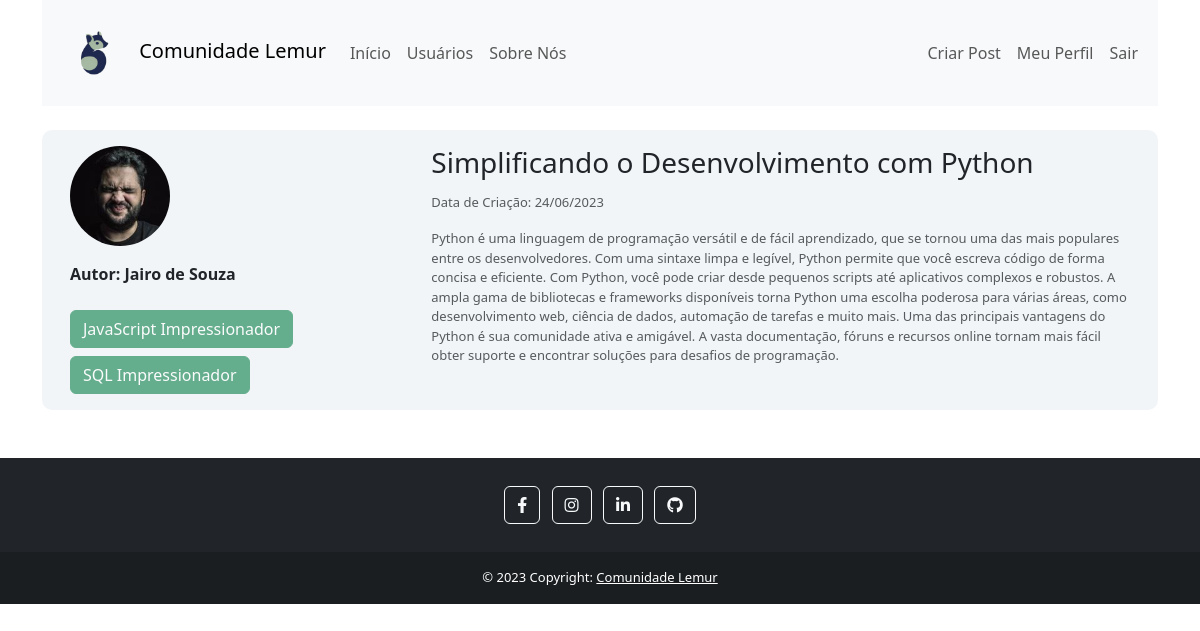
The app's page /post/3 (signed in) with its own data.
### comunidadelemur/models.py (models this page shows, shortened)
class Usuario(database.Model, UserMixin):
    id = database.Column(database.Integer, primary_key=True)
    username = database.Column(database.String, nullable=False)
    email = database.Column(database.String, nullable=False, unique=True)
    senha = database.Column(database.String, nullable=False)
    foto_perfil = database.Column(database.String, default='default.jpg')
    post = database.relationship('Post', backref='autor', lazy=True)
    cursos = database.Column(database.String, nullable=False, default='Não Informado')

class Post(database.Model):
    id = database.Column(database.Integer, primary_key=True)
    titulo = database.Column(database.String, nullable=False)
    corpo = database.Column(database.Text, nullable=False)
    data_criacao = database.Column(database.DateTime, nullable=False, default=datetime.utcnow)
    id_usuario = database.Column(database.Integer, database.ForeignKey('usuario.id'), nullable=False)

### comunidadelemur/routes.py (the view)
@app.route('/post/<post_id>', methods=['GET', 'POST'])
@login_required
def exibir_post(post_id):
    post = Post.query.get(post_id)
    if current_user == post.autor:
        form = FormEditarPost()
        if request.method == 'GET':
            form.titulo.data = post.titulo
            form.corpo.data = post.corpo
        elif form.validate_on_submit():
            post.titulo = form.titulo.data
            post.corpo = form.corpo.data
            database.session.commit()
            flash('Post atualizado com sucesso!', 'alert-success')
            return redirect(url_for('home'))
    else:
        form = None
    return render_template('post.html', post=post, form=form)

### comunidadelemur/models.py (called while the page is built)
@login_manager.user_loader
def load_usuario(id_usuario):
    return Usuario.query.get(int(id_usuario))

### comunidadelemur/templates/post.html (shortened to what this page needs)
{% extends 'base.html' %}
{% block body %}
    <div class="container mt-4">
            <div class="row mt-4 p-3 post">
                <div class="col col-4">
                    <div class="image pe-3">
                        <img src="{{ url_for('static', filename='fotos_perfil/{}'.format(post.autor.foto_perfil))}}" class="rounded-circle mb-3" width="100"><br>
                        <strong>Autor: {{post.autor.username}}</strong>
                        <div class="row mt-3">
                            <div class="col">
                                {% for curso in post.autor.cursos.split(';') %}
                                    <button type="button" class="btn btn-success mt-2" disabled>{{ curso }}</button>
                                {% endfor %}
                            </div>
                        </div>
                    </div>
                </div>
                <div class="col col-8">
                    <h3 class="mb-3">{{post.titulo}}
                        <small style="font-size: 13px;" class="text-muted" > <br> Data de Criação: {{ post.data_criacao.strftime('%d/%m/%Y') }}
                    </h3>
                    <p>{{post.corpo}}</p>
                </div>
            </div>
    </div>
{% endblock %}

### comunidadelemur/static/main.css (style rules this page uses)
.post { background-color:#f2f5f8 ; border-radius: 10px; }

### records on screen
Usuario: foto_perfil (picture), autor.username "Jairo de Souza"
Post: titulo "Simplificando o Desenvolvimento com Python", data_criacao "24/06/2023", corpo "Python é uma linguagem de programação versátil e de fácil aprendizado, que se tornou uma das mais populares entre os desenvolvedores. Com uma sintaxe limpa e legível, Python permite que você escreva código de forma concisa e eficiente. Com Python, você pode criar desde pequenos scripts até aplicativos complexos e robustos. A ampla gama de bibliotecas e frameworks disponíveis torna Python uma escolha poderosa para várias áreas, como desenvolvimento web, ciência de dados, automação de tarefas e muito mais. Uma das principais vantagens do Python é sua comunidade ativa e amigável. A vasta documentação, fóruns e recursos online tornam mais fácil obter suporte e encontrar soluções para desafios…"

### other values on screen
{{ curso }} "JavaScript Impressionador" "SQL Impressionador"
